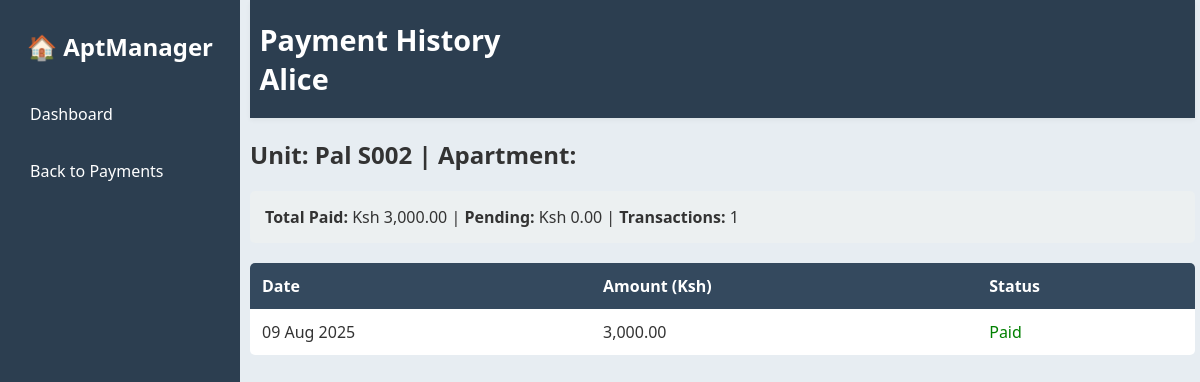
Screenshot of /APARTMENT/admin/Payment/payment_history.php?tenant_id=68 (signed in) with the database file from the repository.
### tables this page shows
CREATE TABLE `tenants` (
  `id` int(11) NOT NULL,
  `name` varchar(100) NOT NULL,
  `national_id` varchar(20) NOT NULL,
  `phone` varchar(20) NOT NULL,
  `unit` varchar(50) NOT NULL,
  `apartment_name` varchar(100) NOT NULL,
  `status` enum('Active','Pending','Former') DEFAULT 'Active',
  `created_at` timestamp NOT NULL DEFAULT current_timestamp(),
  `client_id` int(11) NOT NULL,
  `apartment_id` int(11) DEFAULT NULL,
  `house_type` varchar(50) DEFAULT NULL
);

CREATE TABLE `payments` (
  `id` int(11) NOT NULL,
  `tenant_id` int(11) NOT NULL,
  `apartment_id` int(11) DEFAULT NULL,
  `amount` decimal(10,2) NOT NULL,
  `payment_date` date NOT NULL DEFAULT curdate(),
  `created_at` timestamp NOT NULL DEFAULT current_timestamp(),
  `status` enum('Paid','Pending','Failed') DEFAULT 'Paid',
  `client_id` int(11) NOT NULL
);

### APARTMENT/admin/Payment/payment_history.php (the view, shortened to what this page needs)
<?php
include '../config/db_connect.php';
$tenant_id = intval($_GET['tenant_id']);
$tenant_query = mysqli_query($conn, "SELECT name, unit, apartment_name FROM tenants WHERE id = $tenant_id");
if (!$tenant = mysqli_fetch_assoc($tenant_query)) {
    die("Tenant not found.");
}
$payments = mysqli_query($conn, "
    SELECT amount, payment_date, status
    FROM payments
    WHERE tenant_id = $tenant_id
    ORDER BY payment_date DESC
");
?>
<!DOCTYPE html>
<html lang="en">
<head>
<link rel="stylesheet" href="../assets/css/style.css">
</head>
<body>
    <div class="wrapper">
<aside class="sidebar" id="sidebar">
  <h2>🏠 AptManager</h2>
  <ul>
  <li><a href="../index.php"><i class="bi bi-speedometer2"></i> Dashboard</a></li>
  <li><a href="payment.php"><i class="bi bi-people-fill"></i> Back to Payments</a></li>
</aside>
<div class="main">
<header class="top-header">
        <h1><strong>Payment History<br></strong> <?= htmlspecialchars($tenant['name']) ?></h1>
    </header>
<h2>Unit: <?= htmlspecialchars($tenant['unit']) ?> | Apartment: <?= htmlspecialchars($tenant['apartment_name']) ?></h2>
<?php
$summary = mysqli_fetch_assoc(mysqli_query($conn, "
    SELECT
        SUM(CASE WHEN status = 'Paid' THEN amount ELSE 0 END) AS total_paid,
        SUM(CASE WHEN status = 'Pending' THEN amount ELSE 0 END) AS total_pending,
        COUNT(*) AS total_transactions
    FROM payments
    WHERE tenant_id = $tenant_id
"));
?>
<div style="margin-top:15px; background:#ecf0f1; padding:15px; border-radius:5px;">
    <strong>Total Paid:</strong> Ksh <?= number_format($summary['total_paid'], 2) ?> |
    <strong>Pending:</strong> Ksh <?= number_format($summary['total_pending'], 2) ?> |
    <strong>Transactions:</strong> <?= $summary['total_transactions'] ?>
</div>
<table>
<thead>
<tr>
    <th>Date</th>
    <th>Amount (Ksh)</th>
    <th>Status</th>
</tr>
</thead>
<tbody>
<?php if (mysqli_num_rows($payments) > 0): ?>
    <?php while ($row = mysqli_fetch_assoc($payments)): ?>
    <tr>
        <td><?= date('d M Y', strtotime($row['payment_date'])) ?></td>
        <td><?= number_format($row['amount'], 2) ?></td>
        <td style="color: <?= $row['status'] == 'Paid' ? 'green' : ($row['status'] == 'Pending' ? 'orange' : 'red') ?>;">
            <?= $row['status'] ?>
        </td>
    </tr>
    <?php endwhile; ?>
<?php else: ?>
    <tr><td colspan="3">No payment records found.</td></tr>
<?php endif; ?>
</tbody>
</table>
</div>
</div>
</body>
</html>

### APARTMENT/admin/assets/css/style.css (style rules this page uses)
body { margin: 0; font-family: 'Segoe UI', sans-serif; background: #dee6eeb6; color: #333; }
.wrapper { display: flex; min-height: 100vh; }
.sidebar { width: 200px; background: #2c3e50; color: white; padding: 20px; position: fixed; left: 0; top: 0; height: 100vh; z-index: 1000; }
.sidebar h2 { margin-top: 10px; text-align: center; }
.sidebar ul { list-style: none; padding: 0; margin-top: 30px; }
.sidebar li { margin-bottom: 15px; }
.sidebar a { color: white; text-decoration: none; display: block; padding: 10px; border-radius: 6px; transition: background 0.2s; }
.main { margin-left: 220px; padding: 0 5px 30px 30px; flex: 1; }
.top-header { position: sticky; top: 0; background: #2c3e50; padding: 20px 0; z-index: 999; box-shadow: 0 2px 5px rgba(0, 0, 0, 0.05); color: #fff; }
.top-header h1 { margin: 0; font-size: 1.8rem; padding-left: 1%; }

### APARTMENT/admin/Payment/payment_history.php (style rules this page uses)
table { width: 100%; border-collapse: collapse; margin-top: 20px; background: white; border-radius: 5px; overflow: hidden; }
th, td { padding: 12px; text-align: left; }
thead { background-color: #34495e; color: white; }

### rows the page displays
tenants: name "Alice", unit "Pal S002"
payments: payment_date "09 Aug 2025", amount "3,000.00", status "Paid"

### other values shown
$summary['total_paid'] "3,000.00"
$summary['total_pending'] "0.00"
$summary['total_transactions'] "1"
